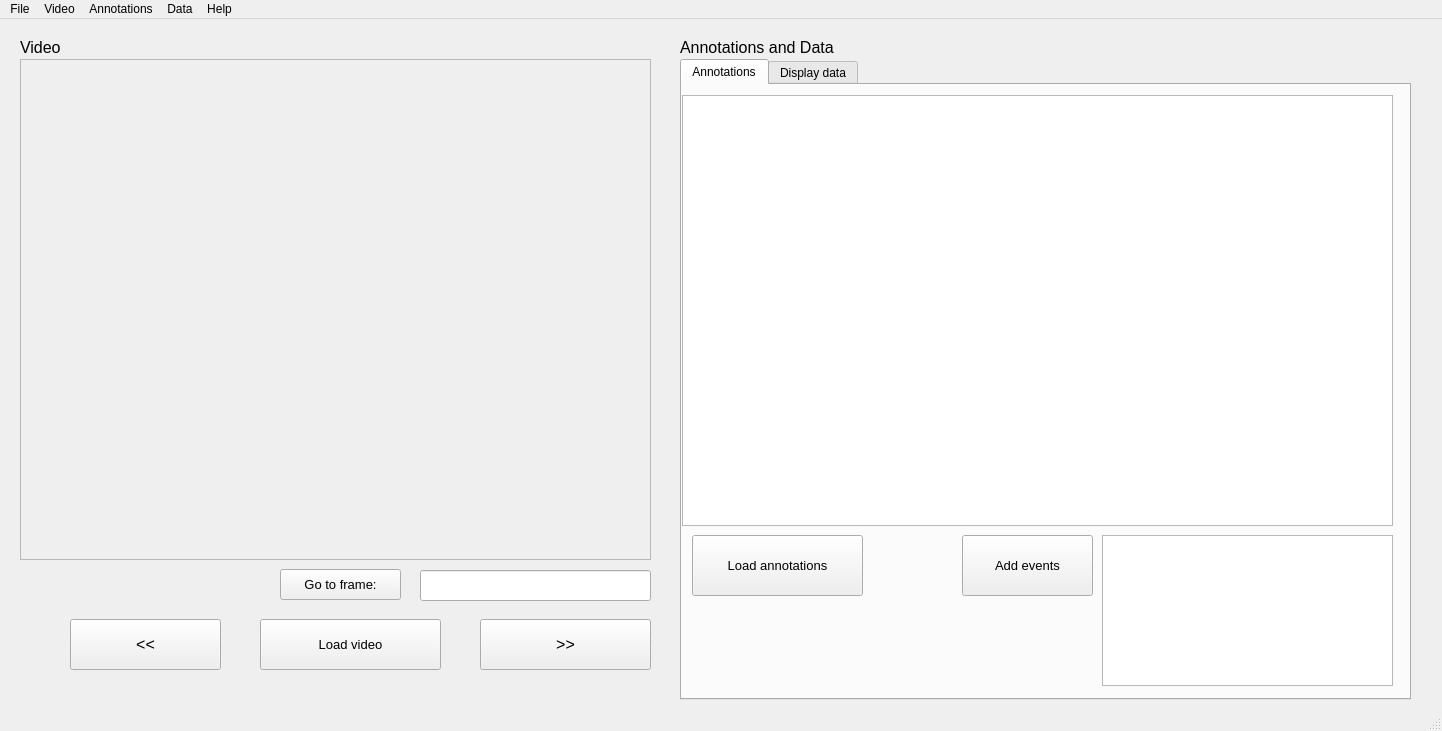
<?xml version="1.0" encoding="UTF-8"?>
<ui version="4.0">
 <class>MainWindow</class>
 <widget class="QMainWindow" name="MainWindow">
  <property name="geometry">
   <rect>
    <x>0</x>
    <y>0</y>
    <width>1442</width>
    <height>731</height>
   </rect>
  </property>
  <property name="windowTitle">
   <string>MainWindow</string>
  </property>
  <widget class="QWidget" name="centralwidget">
   <widget class="QFrame" name="videoDisplayFrame">
    <property name="geometry">
     <rect>
      <x>20</x>
      <y>40</y>
      <width>631</width>
      <height>501</height>
     </rect>
    </property>
    <property name="frameShape">
     <enum>QFrame::StyledPanel</enum>
    </property>
    <property name="frameShadow">
     <enum>QFrame::Sunken</enum>
    </property>
    <widget class="QLabel" name="frameViewLabel">
     <property name="geometry">
      <rect>
       <x>10</x>
       <y>10</y>
       <width>611</width>
       <height>481</height>
      </rect>
     </property>
     <property name="text">
      <string/>
     </property>
     <property name="scaledContents">
      <bool>true</bool>
     </property>
    </widget>
   </widget>
   <widget class="QPushButton" name="loadVideoButton">
    <property name="geometry">
     <rect>
      <x>260</x>
      <y>600</y>
      <width>181</width>
      <height>51</height>
     </rect>
    </property>
    <property name="font">
     <font>
      <pointsize>10</pointsize>
     </font>
    </property>
    <property name="text">
     <string>Load video</string>
    </property>
   </widget>
   <widget class="QPushButton" name="prevFrameButton">
    <property name="geometry">
     <rect>
      <x>70</x>
      <y>600</y>
      <width>151</width>
      <height>51</height>
     </rect>
    </property>
    <property name="font">
     <font>
      <pointsize>12</pointsize>
     </font>
    </property>
    <property name="text">
     <string>&lt;&lt;</string>
    </property>
   </widget>
   <widget class="QPushButton" name="nextFrameButton">
    <property name="geometry">
     <rect>
      <x>480</x>
      <y>600</y>
      <width>171</width>
      <height>51</height>
     </rect>
    </property>
    <property name="font">
     <font>
      <pointsize>12</pointsize>
     </font>
    </property>
    <property name="text">
     <string>&gt;&gt;</string>
    </property>
   </widget>
   <widget class="QPushButton" name="goToFrameButton">
    <property name="geometry">
     <rect>
      <x>280</x>
      <y>550</y>
      <width>121</width>
      <height>31</height>
     </rect>
    </property>
    <property name="font">
     <font>
      <pointsize>10</pointsize>
     </font>
    </property>
    <property name="text">
     <string>Go to frame:</string>
    </property>
   </widget>
   <widget class="QLabel" name="videoDescLabel">
    <property name="geometry">
     <rect>
      <x>20</x>
      <y>20</y>
      <width>55</width>
      <height>16</height>
     </rect>
    </property>
    <property name="font">
     <font>
      <pointsize>12</pointsize>
     </font>
    </property>
    <property name="text">
     <string>Video</string>
    </property>
   </widget>
   <widget class="QTabWidget" name="tabWidget">
    <property name="geometry">
     <rect>
      <x>680</x>
      <y>40</y>
      <width>731</width>
      <height>641</height>
     </rect>
    </property>
    <property name="currentIndex">
     <number>0</number>
    </property>
    <widget class="QWidget" name="tab">
     <attribute name="title">
      <string>Annotations</string>
     </attribute>
     <widget class="QPushButton" name="loadAnnotationButton">
      <property name="geometry">
       <rect>
        <x>10</x>
        <y>450</y>
        <width>171</width>
        <height>61</height>
       </rect>
      </property>
      <property name="font">
       <font>
        <pointsize>10</pointsize>
       </font>
      </property>
      <property name="text">
       <string>Load annotations</string>
      </property>
     </widget>
     <widget class="QPushButton" name="addEventsButton">
      <property name="geometry">
       <rect>
        <x>280</x>
        <y>450</y>
        <width>131</width>
        <height>61</height>
       </rect>
      </property>
      <property name="font">
       <font>
        <pointsize>10</pointsize>
       </font>
      </property>
      <property name="text">
       <string>Add events</string>
      </property>
     </widget>
     <widget class="QListWidget" name="eventListWidget">
      <property name="geometry">
       <rect>
        <x>420</x>
        <y>450</y>
        <width>291</width>
        <height>151</height>
       </rect>
      </property>
     </widget>
     <widget class="QTableWidget" name="annotationView">
      <property name="geometry">
       <rect>
        <x>0</x>
        <y>10</y>
        <width>711</width>
        <height>431</height>
       </rect>
      </property>
     </widget>
    </widget>
    <widget class="QWidget" name="tab_2">
     <attribute name="title">
      <string>Display data</string>
     </attribute>
     <widget class="QComboBox" name="xCoorBox">
      <property name="geometry">
       <rect>
        <x>200</x>
        <y>490</y>
        <width>161</width>
        <height>41</height>
       </rect>
      </property>
     </widget>
     <widget class="QLabel" name="xCoorLabel">
      <property name="geometry">
       <rect>
        <x>200</x>
        <y>470</y>
        <width>81</width>
        <height>16</height>
       </rect>
      </property>
      <property name="text">
       <string>X-coordinate</string>
      </property>
     </widget>
     <widget class="QLabel" name="yCoorLabel">
      <property name="geometry">
       <rect>
        <x>380</x>
        <y>470</y>
        <width>91</width>
        <height>16</height>
       </rect>
      </property>
      <property name="text">
       <string>Y-coordinate</string>
      </property>
     </widget>
     <widget class="QComboBox" name="yCoorBox">
      <property name="geometry">
       <rect>
        <x>380</x>
        <y>490</y>
        <width>171</width>
        <height>41</height>
       </rect>
      </property>
     </widget>
     <widget class="QPushButton" name="displayDataButton">
      <property name="geometry">
       <rect>
        <x>570</x>
        <y>490</y>
        <width>121</width>
        <height>41</height>
       </rect>
      </property>
      <property name="text">
       <string>Display data</string>
      </property>
     </widget>
     <widget class="QPushButton" name="loadDataButton">
      <property name="geometry">
       <rect>
        <x>70</x>
        <y>490</y>
        <width>111</width>
        <height>41</height>
       </rect>
      </property>
      <property name="text">
       <string>Load data</string>
      </property>
     </widget>
     <widget class="QWidget" name="verticalLayoutWidget">
      <property name="geometry">
       <rect>
        <x>40</x>
        <y>10</y>
        <width>651</width>
        <height>421</height>
       </rect>
      </property>
      <layout class="QVBoxLayout" name="plotLayout"/>
     </widget>
     <widget class="QSlider" name="frameSlider">
      <property name="geometry">
       <rect>
        <x>80</x>
        <y>440</y>
        <width>611</width>
        <height>22</height>
       </rect>
      </property>
      <property name="orientation">
       <enum>Qt::Horizontal</enum>
      </property>
     </widget>
     <widget class="QCheckBox" name="connectVideoBox">
      <property name="geometry">
       <rect>
        <x>70</x>
        <y>550</y>
        <width>221</width>
        <height>31</height>
       </rect>
      </property>
      <property name="text">
       <string>Connect X-coordinate to video</string>
      </property>
     </widget>
    </widget>
   </widget>
   <widget class="QLineEdit" name="frameNumberEdit">
    <property name="geometry">
     <rect>
      <x>420</x>
      <y>551</y>
      <width>231</width>
      <height>31</height>
     </rect>
    </property>
   </widget>
   <widget class="QLabel" name="videoDescLabel_2">
    <property name="geometry">
     <rect>
      <x>680</x>
      <y>20</y>
      <width>231</width>
      <height>16</height>
     </rect>
    </property>
    <property name="font">
     <font>
      <pointsize>12</pointsize>
     </font>
    </property>
    <property name="text">
     <string>Annotations and Data</string>
    </property>
   </widget>
  </widget>
  <widget class="QMenuBar" name="menubar">
   <property name="geometry">
    <rect>
     <x>0</x>
     <y>0</y>
     <width>1442</width>
     <height>26</height>
    </rect>
   </property>
   <widget class="QMenu" name="menuFIle">
    <property name="title">
     <string>File</string>
    </property>
    <addaction name="actionSave"/>
    <addaction name="actionSave_as"/>
    <addaction name="actionExit"/>
   </widget>
   <widget class="QMenu" name="menuAbout">
    <property name="title">
     <string>Help</string>
    </property>
    <addaction name="actionAbout"/>
   </widget>
   <widget class="QMenu" name="menuAnnotations">
    <property name="title">
     <string>Annotations</string>
    </property>
    <addaction name="actionSettings_2"/>
    <addaction name="actionSave_as_2"/>
    <addaction name="actionAutosave"/>
   </widget>
   <widget class="QMenu" name="menuVideo">
    <property name="title">
     <string>Video</string>
    </property>
    <addaction name="actionSettings_3"/>
   </widget>
   <widget class="QMenu" name="menuData">
    <property name="title">
     <string>Data</string>
    </property>
    <addaction name="actionSettings"/>
   </widget>
   <addaction name="menuFIle"/>
   <addaction name="menuVideo"/>
   <addaction name="menuAnnotations"/>
   <addaction name="menuData"/>
   <addaction name="menuAbout"/>
  </widget>
  <widget class="QStatusBar" name="statusbar"/>
  <action name="actionExit">
   <property name="text">
    <string>Exit</string>
   </property>
  </action>
  <action name="actionAbout">
   <property name="text">
    <string>About</string>
   </property>
  </action>
  <action name="actionSave">
   <property name="text">
    <string>Save project</string>
   </property>
  </action>
  <action name="actionSave_as">
   <property name="text">
    <string>Save project as...</string>
   </property>
  </action>
  <action name="actionSave_as_2">
   <property name="text">
    <string>Save as...</string>
   </property>
  </action>
  <action name="actionAutosave">
   <property name="text">
    <string>Autosave</string>
   </property>
  </action>
  <action name="actionSettings">
   <property name="text">
    <string>Settings</string>
   </property>
  </action>
  <action name="actionSettings_2">
   <property name="text">
    <string>Settings</string>
   </property>
  </action>
  <action name="actionSettings_3">
   <property name="text">
    <string>Settings</string>
   </property>
  </action>
 </widget>
 <resources/>
 <connections/>
</ui>
